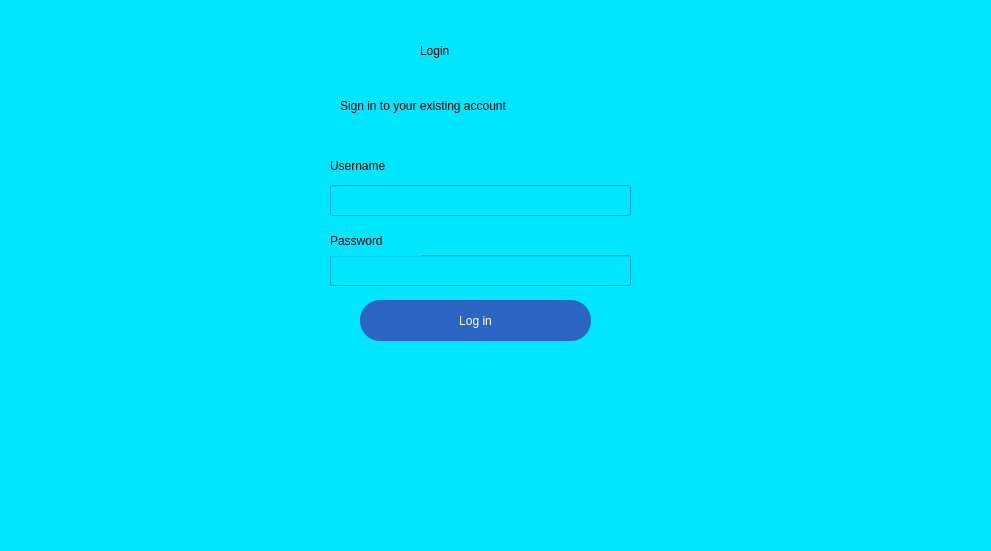
<?xml version="1.0" encoding="UTF-8"?>
<ui version="4.0">
 <class>Form</class>
 <widget class="QWidget" name="Form">
  <property name="geometry">
   <rect>
    <x>0</x>
    <y>0</y>
    <width>991</width>
    <height>551</height>
   </rect>
  </property>
  <property name="windowTitle">
   <string>Form</string>
  </property>
  <property name="styleSheet">
   <string notr="true">background-color: 
rgb(0, 230, 255)</string>
  </property>
  <widget class="QLabel" name="label_2">
   <property name="geometry">
    <rect>
     <x>340</x>
     <y>75</y>
     <width>291</width>
     <height>61</height>
    </rect>
   </property>
   <property name="styleSheet">
    <string notr="true">font: 12pt &quot;MS Shell Dlg 2&quot;;color:rgb(0,0,0)</string>
   </property>
   <property name="text">
    <string>Sign in to your existing account</string>
   </property>
  </widget>
  <widget class="QLineEdit" name="password_edit">
   <property name="geometry">
    <rect>
     <x>330</x>
     <y>255</y>
     <width>301</width>
     <height>31</height>
    </rect>
   </property>
   <property name="styleSheet">
    <string notr="true"/>
   </property>
  </widget>
  <widget class="QLabel" name="label">
   <property name="geometry">
    <rect>
     <x>420</x>
     <y>5</y>
     <width>161</width>
     <height>91</height>
    </rect>
   </property>
   <property name="styleSheet">
    <string notr="true">font: 30pt &quot;MS Shell Dlg 2&quot;; color:rgb(0,0,0)</string>
   </property>
   <property name="text">
    <string>Login</string>
   </property>
  </widget>
  <widget class="QLineEdit" name="lineEdit_1">
   <property name="geometry">
    <rect>
     <x>330</x>
     <y>185</y>
     <width>301</width>
     <height>31</height>
    </rect>
   </property>
   <property name="styleSheet">
    <string notr="true"/>
   </property>
  </widget>
  <widget class="QLabel" name="label_4">
   <property name="geometry">
    <rect>
     <x>330</x>
     <y>225</y>
     <width>91</width>
     <height>31</height>
    </rect>
   </property>
   <property name="styleSheet">
    <string notr="true">font: 9pt &quot;MS Shell Dlg 2&quot;;</string>
   </property>
   <property name="text">
    <string>Password</string>
   </property>
  </widget>
  <widget class="QLabel" name="label_3">
   <property name="geometry">
    <rect>
     <x>330</x>
     <y>150</y>
     <width>91</width>
     <height>31</height>
    </rect>
   </property>
   <property name="styleSheet">
    <string notr="true">font: 9pt &quot;MS Shell Dlg 2&quot;;</string>
   </property>
   <property name="text">
    <string>Username</string>
   </property>
  </widget>
  <widget class="QPushButton" name="login_button">
   <property name="geometry">
    <rect>
     <x>360</x>
     <y>300</y>
     <width>231</width>
     <height>41</height>
    </rect>
   </property>
   <property name="styleSheet">
    <string notr="true">border-radius:20px;
background-color: rgb(45, 101, 197);
font: 13pt &quot;MS Shell Dlg 2&quot;;
color: rgb(255, 255, 255)</string>
   </property>
   <property name="text">
    <string>Log in</string>
   </property>
  </widget>
 </widget>
 <resources/>
 <connections/>
</ui>
